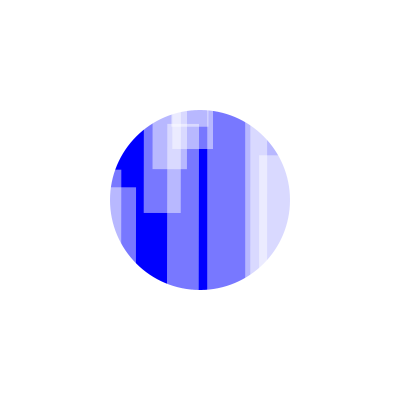
Frame 1 (no input)
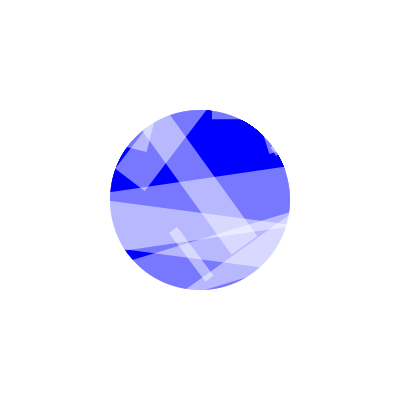
Frame 60 (the mouse pressed at the canvas centre just before this capture)
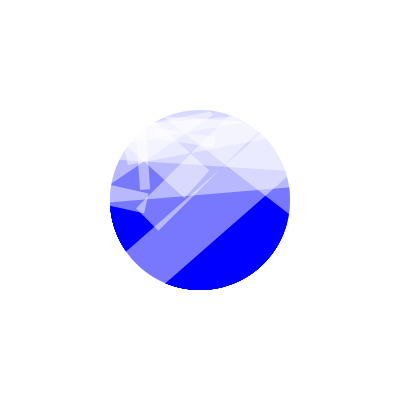
Frame 120 (the mouse held since frame 60 and released just before this capture)

The Processing sketch that drew these frames (run headless with seeded random() and noise(); from frame 60 on, the mouse is pressed at the canvas centre):

// Processing sketch: processing_158142
// ── processing_158142.pde

Mover[] movers = new Mover[20];

Attractor a;

void setup() {
  size(400,400);
  background(255);
  for (int i = 0; i < movers.length; i++) {
    movers[i] = new Mover(random(0.001,10),random(width),random(height)); 
  }
  a = new Attractor();
}

void draw() {
  //background(0,0,255);

  a.display();

  for (int i = 0; i < movers.length; i++) {
    PVector force = a.attract(movers[i]);
    movers[i].applyForce(force);

    movers[i].update();
    movers[i].display();
  }

}
class Mover {

  PVector location;
  PVector velocity;
  PVector acceleration;
  float mass;

  float angle = 0;
  float aVelocity = 0;
  float aAcceleration = 0;

  Mover(float m, float x, float y) {
    mass = m;
    location = new PVector(x,y);
    velocity = new PVector(random(-1,1),random(-1,1));
    acceleration = new PVector(0.01,0);
  }

  void applyForce(PVector force) {
    PVector f = PVector.div(force,mass);
    acceleration.add(f);
  }

  void update() {

    velocity.add(acceleration);
    location.add(velocity);

    aAcceleration = acceleration.x / 10.0;
    aVelocity += aAcceleration;
    aVelocity = constrain(aVelocity,-0.1,0.1);
    angle += aVelocity;

    acceleration.mult(0);
  }

  void display() {
    noStroke();
    fill(255,120);
    rectMode(CENTER);
    pushMatrix();
    translate(location.x,location.y);
    rotate(angle);
    rect(0,0,mass*10,mass*60);
    popMatrix();
  }

}
class Attractor {
  float mass;         // Mass, tied to size
  PVector location;   // Location
  float g;

  Attractor() {
    location = new PVector(width/2, height/2);
    mass = 20;
    g = 0.4;
  }

  PVector attract(Mover m) {
    PVector force = PVector.sub(location, m.location);             // Calculate direction of force
    float distance = force.mag();                                 // Distance between objects
    distance = constrain(distance, 5.0, 25.0);                             // Limiting the distance to eliminate "extreme" results for very close or very far objects
    force.normalize();                                            // Normalize vector (distance doesn't matter here, we just want this vector for direction)
    float strength = (g * mass * m.mass) / (distance * distance); // Calculate gravitional force magnitude
    force.mult(strength);                                         // Get force vector --> magnitude * direction
    return force;
  }

  // Method to display
  void display() {
    noStroke();
    //strokeWeight(2);
    fill(0,0,255);
    smooth();
    ellipse(location.x, location.y, 180, 180);
  }
}
